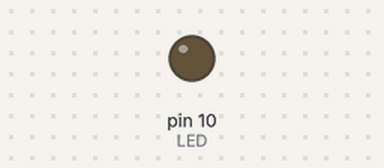
Recording of a sketch running on a simulated Arduino Uno, built with avr-gcc and run on an emulated ATmega328P. Parts: output pins drawn as LEDs (lit = HIGH).

Above: at 0.15 s.
Timing chart, 0 to 1.6 s (numbered marks = the images above):
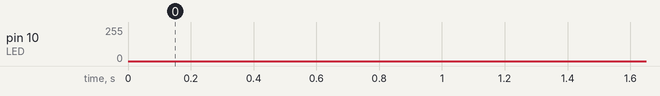

The sketch:

Fading_copy_20240311183502.ino
```cpp
#define LED 10

void setup() {
  pinMode(LED, OUTPUT);
}

void loop() {
  for (int value = 0; value < 255; value++) {
    analogWrite(LED, value);
    delay(1);
  }
  for (int value = 255; value > 0; value--) {
    analogWrite(LED, value);
    delay(1);
  }
}
```
